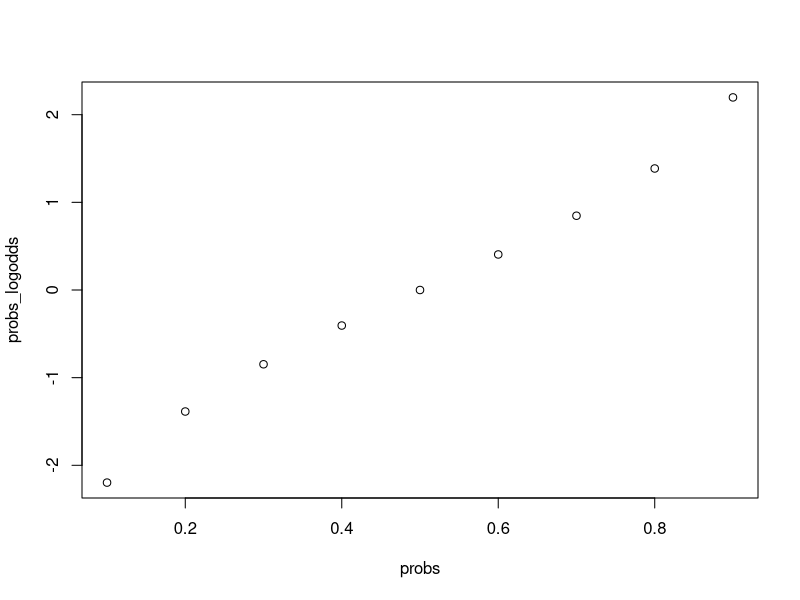
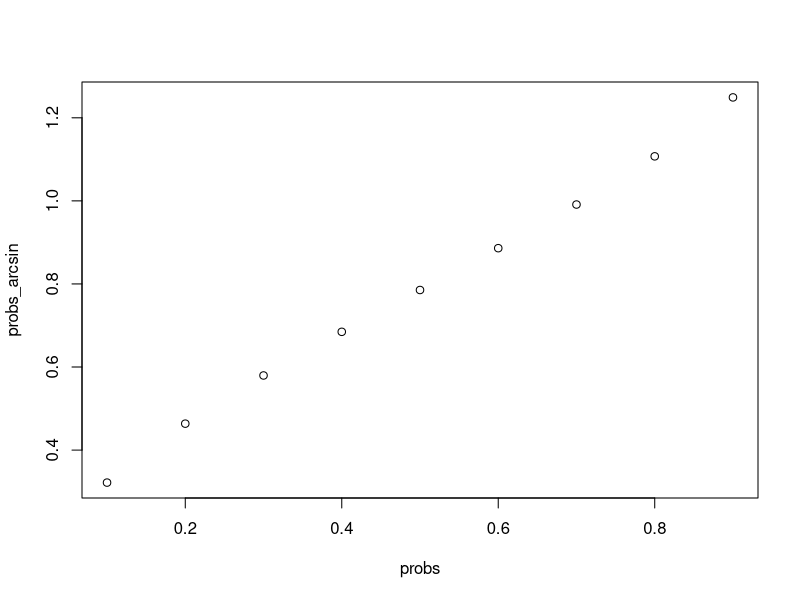

Write the R code that produced these figures, in order.
# Let's say we start with a probability of .8
prob <- .8

# we can calculate the odds that we get a "hit"
# .8 / .2
odds <- prob / (1-prob)

# we can then calculate the log-odds, used in logistic regression
log_odds <- log(odds)
log_odds <- log(prob / (1-prob))

# and if we want to convert the log-odds back to probability
prob2 <- exp(log_odds) / (1+exp(log_odds))

# empirical logit is just like log-odds except we add a constant
# to keep from getting odds of -Inf
hits <- 8
total <- 10
empirical_logit <- log( (hits + .5) / (total - hits + .5) )

# compare probabilities to log-odds
probs <- seq(.1,.9,by=.1)
probs_logodds <- log(probs / (1-probs))
probs_arcsin <- asin(sqrt(probs))

# both Arcsin and log-odds do a nice job of extending the tails of the probability
# distribution
plot(probs,probs_logodds)
plot(probs,probs_arcsin)